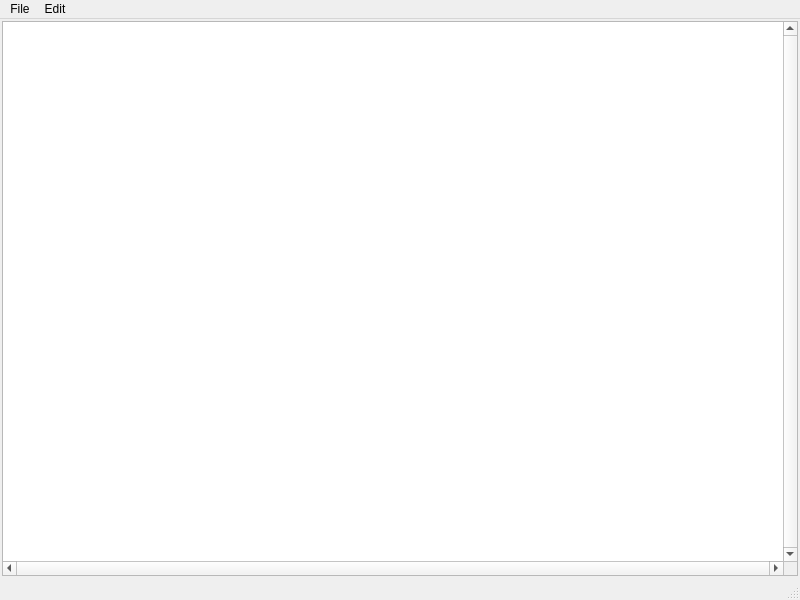
<?xml version="1.0" encoding="UTF-8"?>
<ui version="4.0">
 <class>MainWindow</class>
 <widget class="QMainWindow" name="MainWindow">
  <property name="geometry">
   <rect>
    <x>0</x>
    <y>0</y>
    <width>800</width>
    <height>600</height>
   </rect>
  </property>
  <property name="windowTitle">
   <string>MainWindow</string>
  </property>
  <widget class="QWidget" name="centralwidget">
   <layout class="QVBoxLayout" name="verticalLayout">
    <property name="leftMargin">
     <number>2</number>
    </property>
    <property name="topMargin">
     <number>2</number>
    </property>
    <property name="rightMargin">
     <number>2</number>
    </property>
    <property name="bottomMargin">
     <number>2</number>
    </property>
    <item>
     <widget class="QPlainTextEdit" name="plainTextEdit">
      <property name="verticalScrollBarPolicy">
       <enum>Qt::ScrollBarAlwaysOn</enum>
      </property>
      <property name="horizontalScrollBarPolicy">
       <enum>Qt::ScrollBarAlwaysOn</enum>
      </property>
     </widget>
    </item>
   </layout>
  </widget>
  <widget class="QMenuBar" name="menubar">
   <property name="geometry">
    <rect>
     <x>0</x>
     <y>0</y>
     <width>800</width>
     <height>26</height>
    </rect>
   </property>
   <widget class="QMenu" name="menuFile">
    <property name="title">
     <string>File</string>
    </property>
    <addaction name="actionNew"/>
    <addaction name="actionOpen"/>
    <addaction name="actionSave"/>
    <addaction name="actionSave_As"/>
    <addaction name="separator"/>
    <addaction name="actionExit"/>
   </widget>
   <widget class="QMenu" name="menuEdit">
    <property name="title">
     <string>Edit</string>
    </property>
    <addaction name="actionUndo"/>
    <addaction name="actionRedo"/>
    <addaction name="separator"/>
    <addaction name="actionCut"/>
    <addaction name="actionCopy"/>
    <addaction name="actionPaste"/>
    <addaction name="separator"/>
    <addaction name="actionFind"/>
    <addaction name="actionFind_New"/>
   </widget>
   <addaction name="menuFile"/>
   <addaction name="menuEdit"/>
  </widget>
  <widget class="QStatusBar" name="statusbar"/>
  <action name="actionSave">
   <property name="text">
    <string>Save</string>
   </property>
   <property name="shortcut">
    <string>Ctrl+S</string>
   </property>
  </action>
  <action name="actionNew">
   <property name="text">
    <string>New</string>
   </property>
   <property name="shortcut">
    <string>Ctrl+N</string>
   </property>
  </action>
  <action name="actionOpen">
   <property name="text">
    <string>Open...</string>
   </property>
   <property name="shortcut">
    <string>Ctrl+O</string>
   </property>
  </action>
  <action name="actionSave_As">
   <property name="text">
    <string>Save As...</string>
   </property>
   <property name="shortcut">
    <string>Ctrl+Shift+S</string>
   </property>
  </action>
  <action name="actionExit">
   <property name="text">
    <string>Exit</string>
   </property>
   <property name="shortcut">
    <string>Ctrl+Q</string>
   </property>
  </action>
  <action name="actionUndo">
   <property name="text">
    <string>Undo</string>
   </property>
   <property name="shortcut">
    <string>Ctrl+Z</string>
   </property>
  </action>
  <action name="actionRedo">
   <property name="text">
    <string>Redo</string>
   </property>
   <property name="shortcut">
    <string>Ctrl+Shift+Z</string>
   </property>
  </action>
  <action name="actionCut">
   <property name="text">
    <string>Cut</string>
   </property>
   <property name="shortcut">
    <string>Ctrl+X</string>
   </property>
  </action>
  <action name="actionCopy">
   <property name="text">
    <string>Copy</string>
   </property>
   <property name="shortcut">
    <string>Ctrl+C</string>
   </property>
  </action>
  <action name="actionPaste">
   <property name="text">
    <string>Paste</string>
   </property>
   <property name="shortcut">
    <string>Ctrl+V</string>
   </property>
  </action>
  <action name="actionFind">
   <property name="text">
    <string>Find</string>
   </property>
   <property name="shortcut">
    <string>Ctrl+F</string>
   </property>
  </action>
  <action name="actionFind_New">
   <property name="text">
    <string>Find Next</string>
   </property>
   <property name="shortcut">
    <string>F3</string>
   </property>
  </action>
 </widget>
 <resources/>
 <connections/>
</ui>
